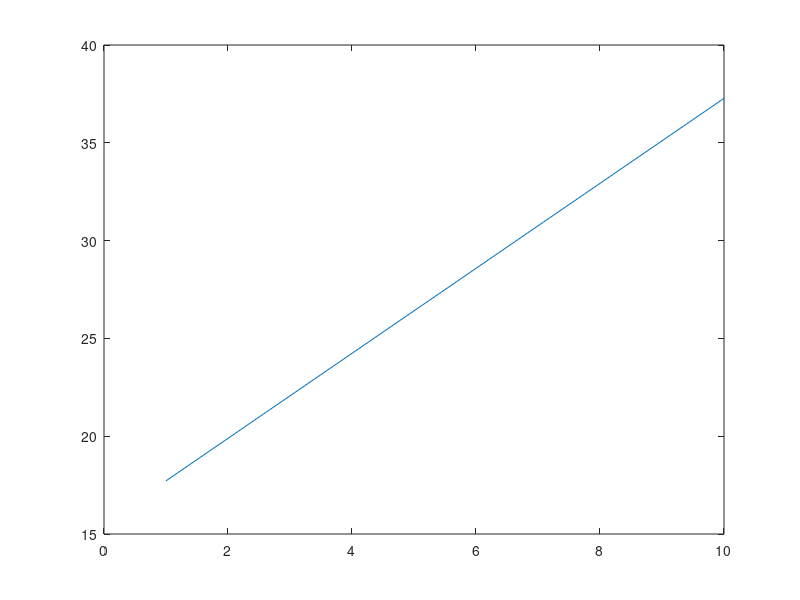

Reproduce this figure in MATLAB.
clear all
close all

NumberofRuns=10000;

kOn=1;
kOff=1;
kWalk=1;

LengthofFilament=5;
NumberofMonomers=LengthofFilament+1;

NumberofMotorsArray=[1 10];

TotalTimeMatrix=zeros(NumberofRuns,size(NumberofMotorsArray,2)); 


for h=[1:NumberofRuns]
    
   

for i=1:size(NumberofMotorsArray,2)
    
    
NumberofMotors=NumberofMotorsArray(i);
    
    
MotorTrackingMatrix=zeros(NumberofMotors,4);
MotorTrackingMatrix(:,1)=(1:NumberofMotors); %first row is the motor number, second is the time it landed, the third is its current position


MotorFellOff=0;

DT=[0];

while MotorFellOff<1
    

%----------------------------------------------------------------------

if sum(MotorTrackingMatrix(:,4)==0)>0 && sum(MotorTrackingMatrix(:,4)==NumberofMonomers)==0%If there are any free motors
        k1=kOn;
    else
        k1=0;
    end
    
    if sum(MotorTrackingMatrix(:,4)==NumberofMonomers)>0
        k2=kOff;
    else
        k2=0;
    end
    
    if sum(MotorTrackingMatrix(:,4))>0 && sum(MotorTrackingMatrix(:,4)==NumberofMonomers)==0 % should there be a condition where if there is a motor on the end this can't happen??
        k3=kWalk;
    else
        k3=0;
    end
    
    kTotal=k1+k2+k3;
    
    
    %----------------------------------------------------------------------
    
    p=rand;
    DT=[DT exprnd(1/kTotal)];
%     DT(end)
    
    
    
    if p<k1/kTotal
        FreeMotorArray=find(MotorTrackingMatrix(:,4)==0); %gives an array of the indexes of every free motor
        LandPosition=ceil(p*NumberofMonomers);  %should probably change this so its not biased
        MotorToLand=FreeMotorArray(ceil(size(FreeMotorArray,1)*p));
        MotorTrackingMatrix(MotorToLand,4)=LandPosition;
                % Note: there is an amount of bias where lower number indexed motors
                % will fall on a lower position on the filament in general, does this
                % matter?
        MotorTrackingMatrix(MotorToLand,3)=LandPosition;
        MotorTrackingMatrix(MotorToLand,2)=sum(DT);
    else
        if p>k1/kTotal && p<(k1+k2)/kTotal
            MotorFellOff=1;
        else
            BoundMotorArray=find(MotorTrackingMatrix(:,4)~=0);
             q=p-(k1+k2)/kTotal; %This is how far p is away from the edge of the "walk bin"
            WalkInteger=ceil(q*size(BoundMotorArray,1)*2);
            MotorToWalk=BoundMotorArray(ceil(WalkInteger/2));

                if mod(WalkInteger,2)~=0 && MotorTrackingMatrix(MotorToWalk,4)~=1; %whether or not its even or odd
                    WalkDirection=-1;
                else
                    WalkDirection=1;
                end

        MotorTrackingMatrix(MotorToWalk,4)=MotorTrackingMatrix(MotorToWalk,4)+WalkDirection;
        end
    end 
    
    
    
%     MotorTrackingMatrix
   
    
end


% MotorTrackingMatrix
TotalTime=sum(DT);
TotalTimeMatrix(h,i)=TotalTime;

end

end

NewTotalTimeMatrix=sum(TotalTimeMatrix,1)/NumberofRuns; %look at this more extensively and change it in future codes

x=NumberofMotorsArray;
y=NewTotalTimeMatrix;
plot(x,y)
